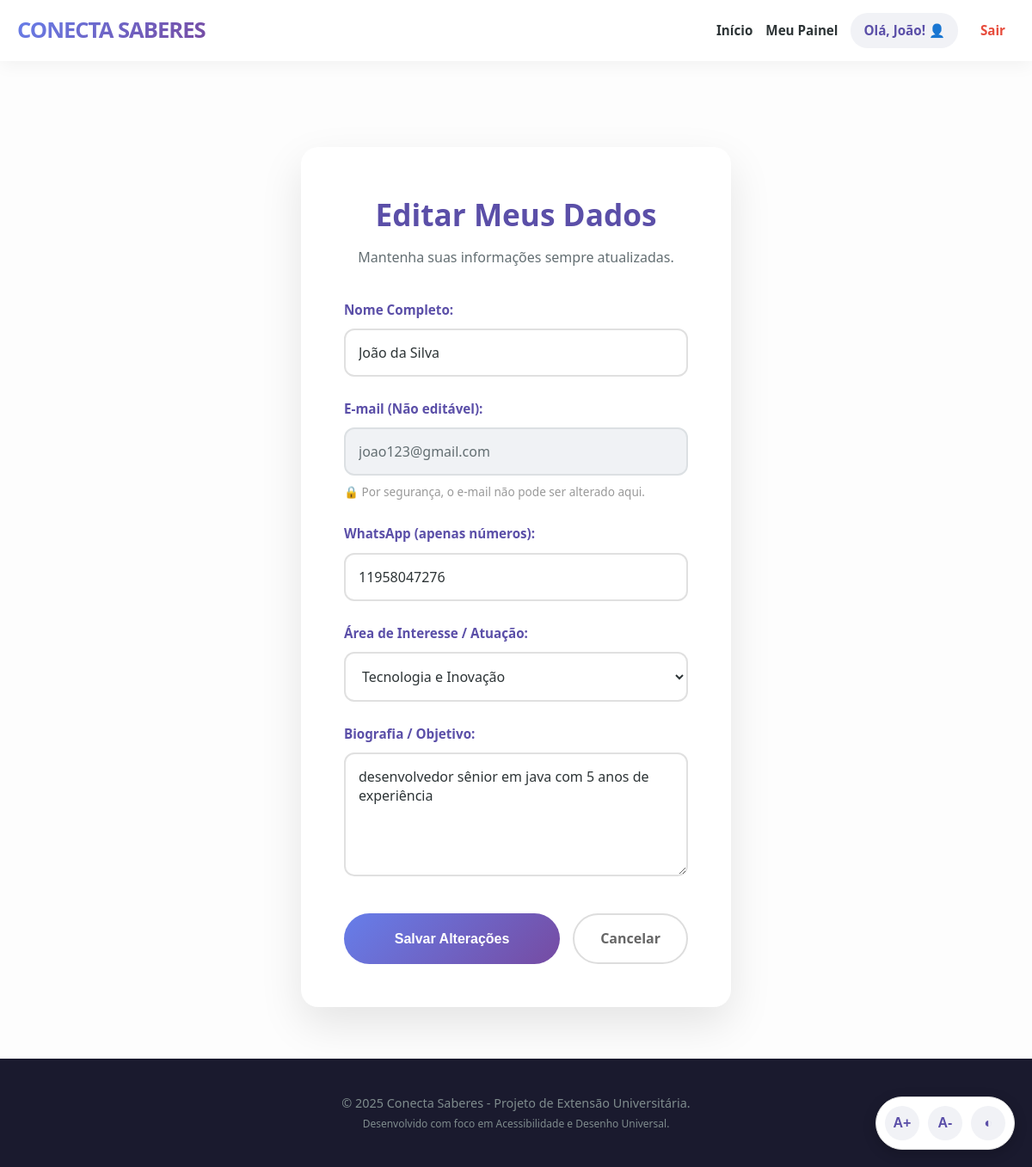
/editar_perfil (signed in), run on the app's committed database.
### tables this page shows
CREATE TABLE usuarios (
            id INTEGER PRIMARY KEY AUTOINCREMENT,
            nome TEXT NOT NULL,
            email TEXT UNIQUE NOT NULL,
            senha TEXT NOT NULL,
            tipo TEXT NOT NULL,
            whatsapp TEXT,
            area TEXT,
            bio TEXT
        );

### app.py (the view, shortened to what this page needs)
@app.route('/editar_perfil', methods=['GET', 'POST'])
def editar_perfil():
    if 'user_id' not in session:
        return redirect(url_for('login'))
    conn = get_db()
    usuario = conn.execute('SELECT * FROM usuarios WHERE id = ?', (session['user_id'],)).fetchone()
    conn.close()
    return render_template('editar_perfil.html', usuario=usuario)

### app.py (called while the page is built)
def get_db():
    conn = sqlite3.connect(DB_NAME)
    conn.row_factory = sqlite3.Row # Permite acessar colunas pelo nome (ex: usuario['email'])
    return conn

### templates/editar_perfil.html (shortened to what this page needs)
{% extends 'base.html' %}
{% block content %}
<div class="container-form">
    <div style="text-align: center; margin-bottom: 35px;">
        <h2 class="titulo-secao" style="margin-bottom: 10px;">Editar Meus Dados</h2>
        <p style="color: var(--text-light);">Mantenha suas informações sempre atualizadas.</p>
    </div>
    <form method="POST" action="{{ url_for('editar_perfil') }}">
        <div class="form-group">
            <label for="nome">Nome Completo:</label>
            <input type="text" id="nome" name="nome" value="{{ usuario['nome'] }}" required placeholder="Seu nome completo">
        </div>
        <div class="form-group">
            <label for="email">E-mail (Não editável):</label>
            <input type="email" value="{{ usuario['email'] }}" disabled>
            <small style="display: block; margin-top: 8px; color: #999; font-size: 0.85rem;">
                🔒 Por segurança, o e-mail não pode ser alterado aqui.
            </small>
        </div>
        <div class="form-group">
            <label for="whatsapp">WhatsApp (apenas números):</label>
            <input type="tel" id="whatsapp" name="whatsapp" value="{{ usuario['whatsapp'] }}" required pattern="[0-9]+" placeholder="Ex: 11999999999">
        </div>
        <div class="form-group">
            <label for="area">Área de Interesse / Atuação:</label>
            <select id="area" name="area" required>
                <option value="Tecnologia" {% if usuario['area'] == 'Tecnologia' %}selected{% endif %}>Tecnologia e Inovação</option>
            </select>
        </div>
        <div class="form-group">
            <label for="bio">Biografia / Objetivo:</label>
            <textarea id="bio" name="bio" rows="5" required placeholder="Conte um pouco sobre sua trajetória...">{{ usuario['bio'] }}</textarea>
        </div>
        <div class="form-buttons-container">
            <button type="submit" class="btn-submit">Salvar Alterações</button>
            <a href="{{ url_for('perfil') }}" class="btn-cancel">Cancelar</a>
        </div>
    </form>
</div>
{% endblock %}

### static/css/style.css (style rules this page uses)
:root { --gradient-primary: linear-gradient(135deg, #667eea 0%, #764ba2 100%); --gradient-accent: linear-gradient(135deg, #ff9966 0%, #ff5e62 100%); --primary-solid: #5b4fa8; --text-dark: #2d3436; --text-light: #636e72; --bg-body: #fdfdfd; --white: #ffffff; --card-border: #f0f0f0; --tag-bg: #e0f7fa; --tag-text: #006064; }
* { box-sizing: border-box; margin: 0; padding: 0; }
body { font-family: 'Segoe UI', 'Roboto', Helvetica, Arial, sans-serif; line-height: 1.6; background-color: var(--bg-body); color: var(--text-dark); display: flex; flex-direction: column; min-height: 100vh; }
a { text-decoration: none; transition: all 0.3s ease; }
.titulo-secao { text-align: center; font-size: 2.2rem; color: var(--primary-solid); margin-bottom: 50px; font-weight: 800; }
.container-form { max-width: 500px; margin: 60px auto; background: var(--white); padding: 50px; border-radius: 20px; box-shadow: 0 20px 50px rgba(0,0,0,0.1); }
.form-group { margin-bottom: 25px; }
.form-group label { display: block; margin-bottom: 10px; font-weight: 700; color: var(--primary-solid); font-size: 0.95rem; }
.form-group input, .form-group select, .form-group textarea { width: 100%; border: 2px solid #e0e0e0; border-radius: 12px; padding: 15px; background: var(--white); font-size: 1rem; color: var(--text-dark); font-family: inherit; transition: all 0.3s ease; }
.form-group input:disabled { background-color: #f0f2f5; color: #636e72; border-color: #dce0e3; cursor: not-allowed; }
.form-group textarea { resize: vertical; min-height: 120px; }
.form-buttons-container { display: flex; gap: 15px; margin-top: 35px; }
.btn-submit { width: 100%; background: var(--gradient-primary); border: none; padding: 15px; border-radius: 50px; color: white; font-weight: bold; font-size: 1rem; cursor: pointer; transition: transform 0.2s, box-shadow 0.2s; }
.btn-cancel { background: white; border: 2px solid #ddd; padding: 15px 30px; border-radius: 50px; color: #666; font-weight: bold; text-align: center; text-decoration: none; transition: all 0.2s; display: flex; align-items: center; justify-content: center; }

### data on the page
usuarios: nome "João da Silva", email "joao123@gmail.com", whatsapp "11958047276", area "Tecnologia e Inovação", bio "desenvolvedor sênior em java com 5 anos de experiência"

### other printed values
{{ session.get('user_nome').split()[0] }} "João"
